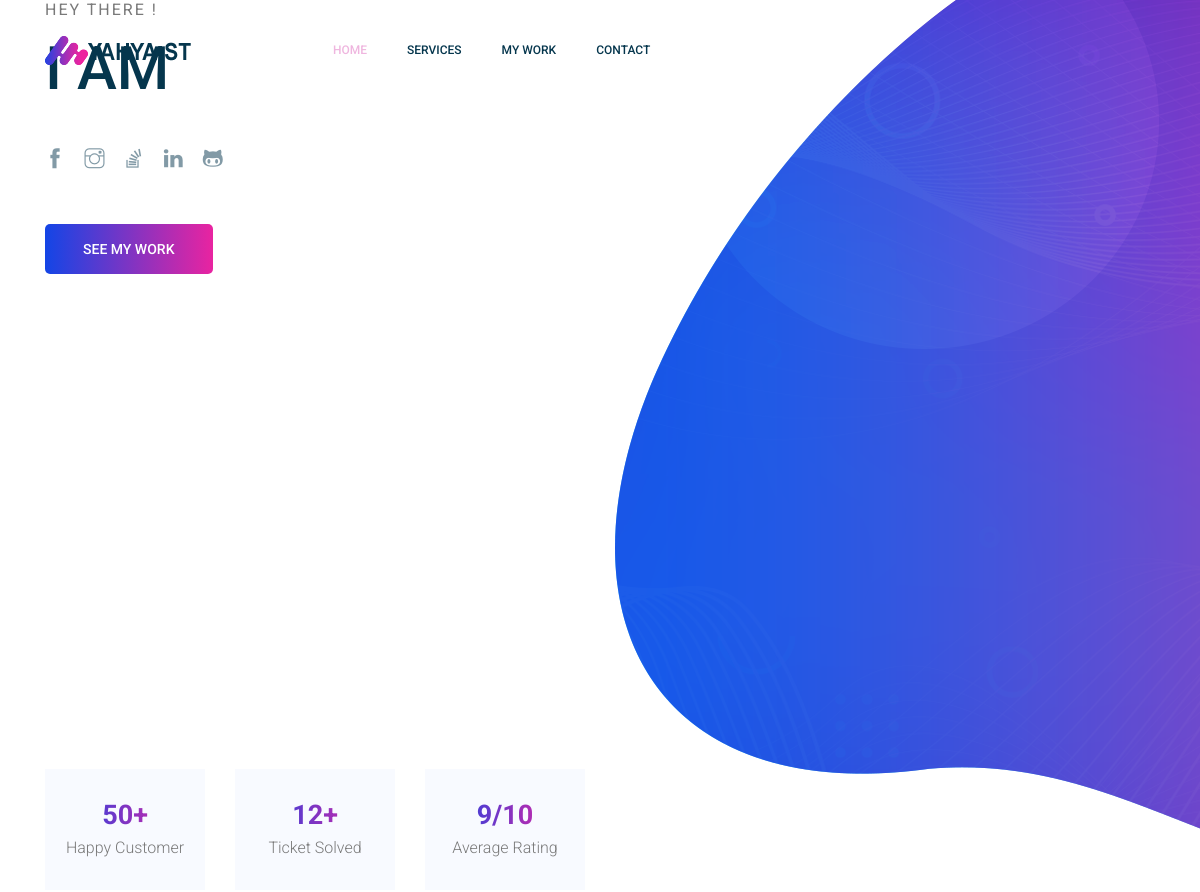
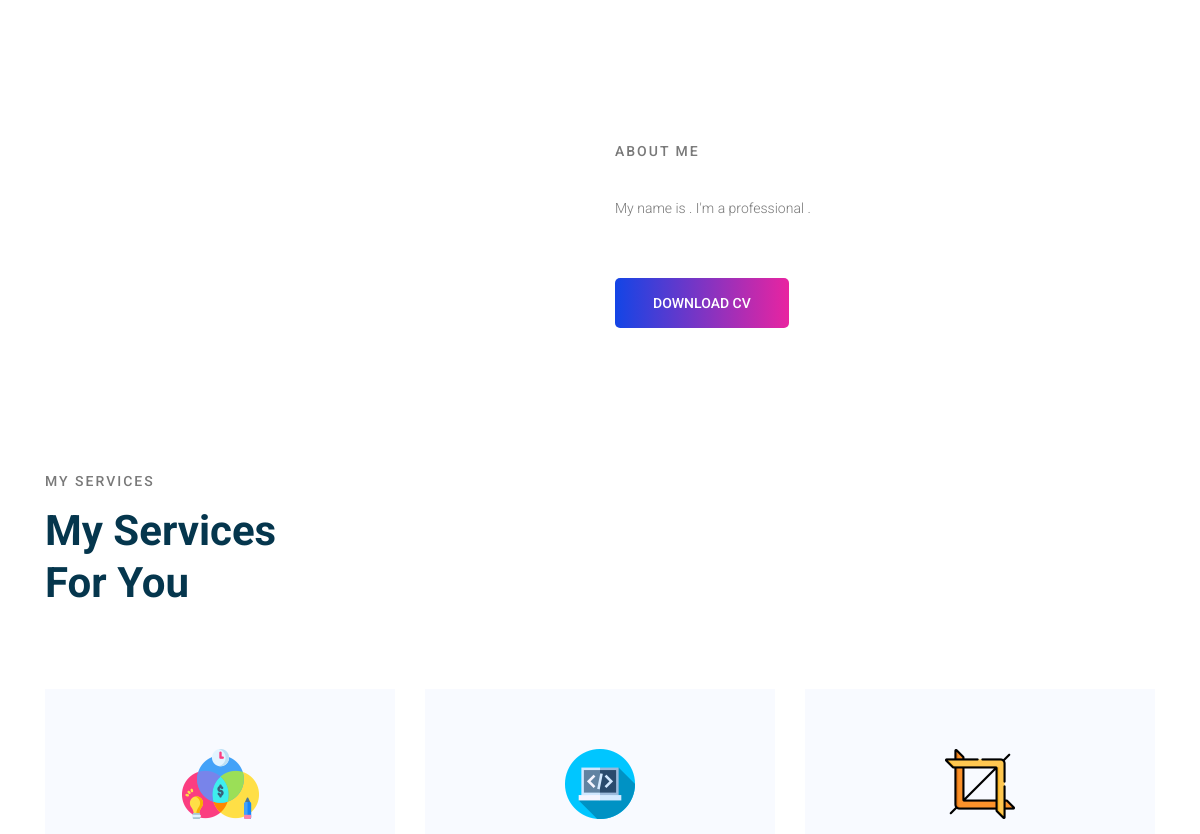
Before: / (upper part) with the older database file (2 pictures, top to bottom).
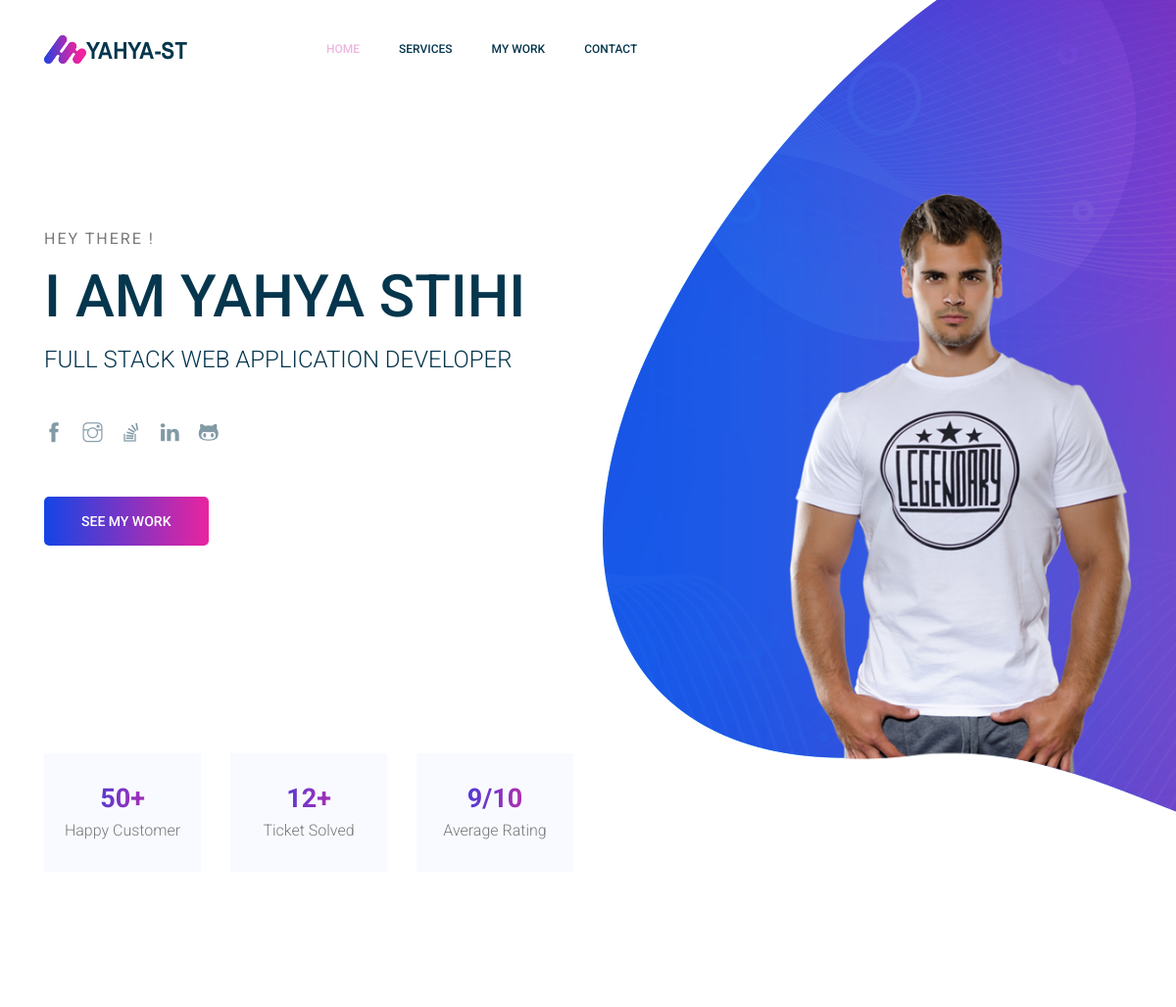
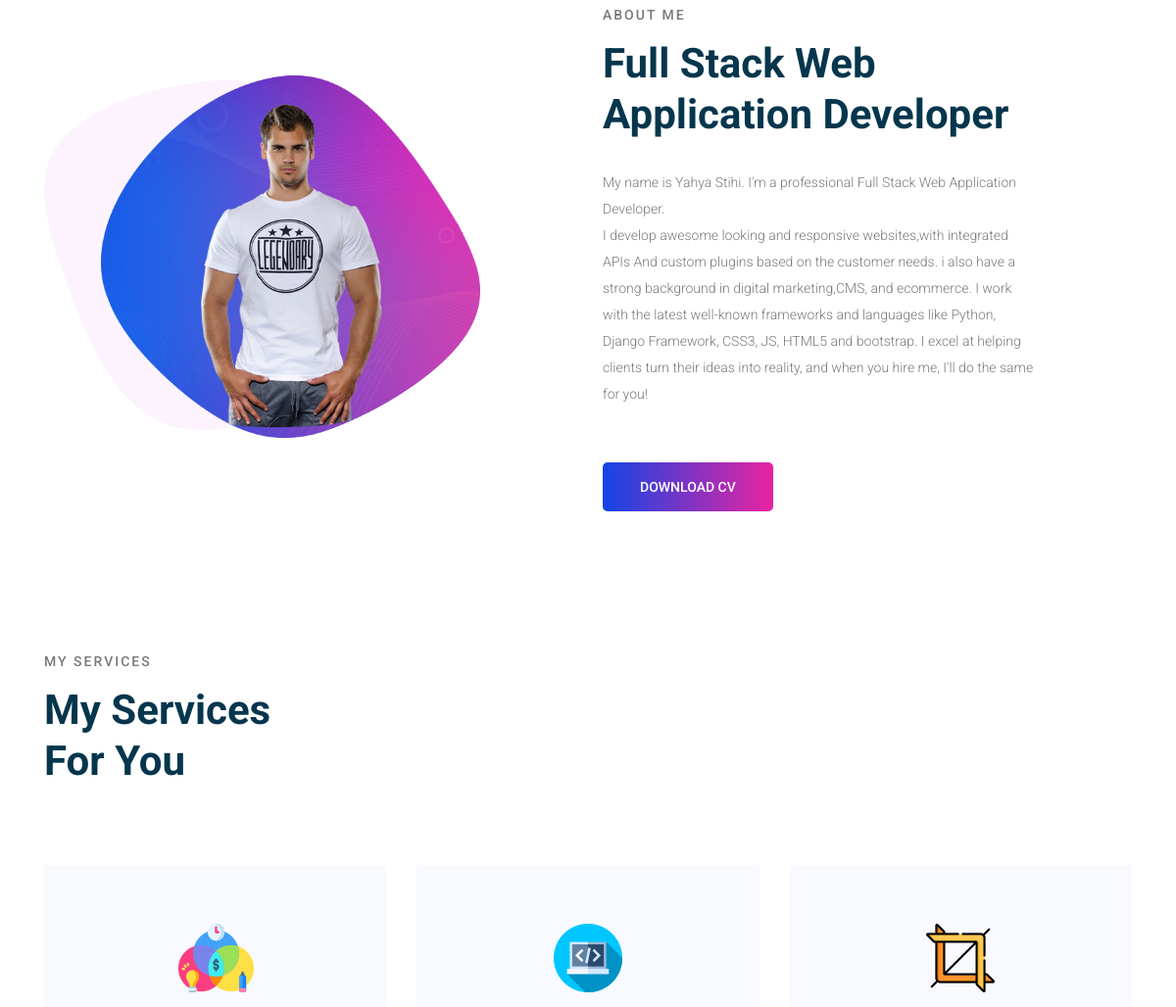
After: the same page with the newer database file (2 pictures, top to bottom).
### core/models.py (models this page shows, shortened)
class Offer(models.Model):
    image = models.ImageField()
    title = models.CharField(max_length=200)
    description = models.TextField()
    url = models.CharField(max_length=900)

class Info(models.Model):
    name = models.CharField(max_length=200)
    job = models.CharField(max_length=200)
    about = models.TextField()
    image = models.ImageField()
    about_image = models.ImageField()

### core/views.py (the view)
# urls.py: path('',views.index,name='index'),
def index(request):
    info = Info.objects.last()
    offers = Offer.objects.all()
    comments = Comment.objects.all()
    context = {
        'offers':offers,
        'comments':comments,
        'info':info
        }
    return render(request,"core/index.html",context)

### core/templates/core/index.html (shortened to what this page needs)
{% load static %}
<!doctype html>
<html lang="en">
<head>
	<link rel="stylesheet" href="{% static '/core/css/bootstrap.css'%}">
	<link rel="stylesheet" href="{% static '/core/vendors/linericon/style.css'%}">
	<link rel="stylesheet" href="{% static '/core/css/themify-icons.css'%}">
	<link rel="stylesheet" href="{% static '/core/vendors/owl-carousel/owl.theme.default.min.css'%}">
	<link rel="stylesheet" href="{% static '/core/vendors/fontawesome/css/all.min.css'%}">
	<link rel="stylesheet" href="{% static '/core/vendors/owl-carousel/owl.carousel.min.css'%}">
	<link rel="stylesheet" href="{% static '/core/vendors/nice-select/css/nice-select.css'%}">
	<link rel="stylesheet" href="{% static '/core/css/magnific-popup.css'%}">
	<link rel="stylesheet" href="{% static '/core/css/preloder.css'%}">
	<link rel="stylesheet" href="{% static '/core/css/style.css'%}">
</head>
<body>
	<header class="header_area">
		<div class="main_menu">
			<nav class="navbar navbar-expand-lg navbar-light">
				<div class="container">
					<a class="navbar-brand logo_h" href="{% url 'index' %}"><img
							src="{% static '/core/img/logo2black.png'%}" alt=""></a>
					<div class="collapse navbar-collapse offset" id="navbarSupportedContent">
						<ul class="nav navbar-nav menu_nav">
							<li class="nav-item active"><a class="nav-link" href="{%url 'index'%}">Home</a></li>
							<li class="nav-item"><a class="nav-link" href="{%url 'services'%}">Services</a></li>
							<li class="nav-item"><a class="nav-link" href="{%url 'work'%}">My Work</a></li>
							<li class="nav-item"><a class="nav-link" href="{%url 'contact'%}">Contact</a></li>
						</ul>
					</div>
				</div>
			</nav>
		</div>
	</header>
	<section class="home_banner_area">
		<div class="banner_inner">
			<div class="container">
				<div class="row align-items-center justify-content-between">
					<div class="col-lg-6">
						<div class="banner_content">
							<h3>Hey There !</h3>
							<h1 class="text-uppercase">I am {{info.name}}</h1>
							<h5 class="text-uppercase">{{info.job}}</h5>
							<div class="social_icons my-5">
								<a href="https://www.facebook.com/zorte.ederra.3?ref=bookmarks"><i
										class="ti-facebook"></i></a>
								<a href="https://www.instagram.com/yahyastihi/"><i class="ti-instagram"></i></a>
								<a href="https://stackoverflow.com/users/13688315/yahyast18"><i
										class="ti-stack-overflow"></i></a>
								<a href="https://www.linkedin.com/in/yahya-stihi-1885861a9"><i
										class="ti-linkedin"></i></a>
								<a href="https://github.com/YahyaStihi18"><i class="ti-github"></i></a>
							</div>
							<a class="primary_btn" href="{% url 'work' %}"><span>See My Work</span></a>
						</div>
					</div>
					<div class="col-lg-4">
						<div class="home_right_img">
							<img class="img-fluid" src="{{info.image.url}}" alt="">
						</div>
					</div>
				</div>
			</div>
		</div>
	</section>
	<section class="statistics_area">
		<div class="container">
			<div class="row justify-content-lg-start justify-content-center">
				<div class="col-lg-2 col-md-3">
					<div class="statistics_item">
						<h3><span class="counter">50</span>+</h3>
						<p>Happy Customer</p>
					</div>
				</div>
				<div class="col-lg-2 col-md-3">
					<div class="statistics_item">
						<h3><span class="counter">12</span>+</h3>
						<p>Ticket Solved</p>
					</div>
				</div>
				<div class="col-lg-2 col-md-3">
					<div class="statistics_item">
						<h3><span class="counter">9</span>/10</h3>
						<p>Average Rating</p>
					</div>
				</div>
			</div>
		</div>
	</section>
	<section class="about_area section_gap">
		<div class="container">
			<div class="row justify-content-start align-items-center">
				<div class="col-lg-5">
					<div class="about_img">
						<img class="" src="{{info.about_image.url}}" alt="">
					</div>
				</div>
				<div class="offset-lg-1 col-lg-5">
					<div class="main_title text-left">
						<p class="top_text">About me </p>
						<h2>
							{{info.job}}
						</h2>
						<p>
							My name is {{info.name}}. I'm a professional {{info.job}}.<br>
							{{info.about}}
						</p>
						<a class="primary_btn" href="{% static '/core/img/cert/rasume.pdf'%}"><span>Download CV</span></a>
					</div>
				</div>
			</div>
		</div>
	</section>
	<section class="services_area">
		<div class="container">
			<div class="row">
				<div class="col-lg-12">
					<div class="main_title">
						<p class="top_text">My Services</p>
						<h2>My Services<br>
							For You </h2>
					</div>
				</div>
			</div>
			<div class="row">
				{% for offer in offers %}
				<div class="col-lg-4 col-md-6 mb-4 mb-lg-0">
					<div class="service_item">
						<img src="{{offer.image.url}}" alt="">
					</div>
				</div>
				{% endfor %}
			</div>
		</div>
	</section>
<br><br>
</body>
</html>

### static/core/css/style.css (style rules this page uses)
body { font-size:14px;line-height:27px;font-weight:300;font-family:"Roboto",sans-serif;color:#797979 }
h1,h2,h3,h4,h5,h6 { font-family:"Roboto",sans-serif;font-weight:700;color:#05364d }
ul { list-style-type:none;margin:0;padding:0 }
a { text-decoration:none;transition:all 0.3s ease-in-out }
.section_gap { padding:140px 0 }
.main_title { margin-bottom:80px }
.main_title p.top_text { text-transform:uppercase;letter-spacing:2px;font-weight:500;position:relative;margin-bottom:10px }
.main_title h2 { font-size:42px;font-weight:700;margin-bottom:0px;line-height:52px;text-transform:capitalize }
.gradient-color,.home_banner_area .banner_content .social_icons a:hover,.statistics_item h3 { background:-webkit-linear-gradient(90deg, #1345e6 0%, #ed239f 100%);background:-moz-linear-gradient(90deg, #1345e6 0%, #ed239f 100%);background:-o-linear-gradient(90deg, #1345e6 0%, #ed239f 100%);background:linear-gradient(90deg, #1345e6 0%, #ed239f 100%);-webkit-background-clip:text;-webkit-text-fill-color:transparent }
.primary_btn { display:inline-block;background:linear-gradient(to right, #1345e6 0%, #ed239f 51%, #1345e6 100%);color:#fff;letter-spacing:0px;font-family:"Roboto",sans-serif;font-weight:500;font-size:14px;line-height:50px;padding:0 38px;outline:none !important;text-align:center;cursor:pointer;text-transform:uppercase;border-radius:5px;background-size:200% auto }
.header_area { position:absolute;width:100%;z-index:9999;background:transparent }
.header_area .menu_nav { width:100%;margin-left:140px }
.header_area .navbar-brand { margin-right:0px }
.navbar { background:transparent;padding:0px;border:0px;border-radius:0px;width:100% }
.navbar .nav .nav-item { margin-right:40px }
.navbar .nav .nav-item .nav-link { font:500 14px/100px "Roboto",sans-serif;text-transform:uppercase;color:#05364d;padding:0px;font-size:12px;display:inline-block }
.navbar .nav .nav-item .nav-link:after { display:none }
.navbar .nav .nav-item:hover .nav-link,.navbar .nav .nav-item.active .nav-link { color:#efb6df }
.navbar .nav .nav-item:last-child { margin-right:0px }
.home_banner_area { background:url(../img/banner/home-banner.png) no-repeat top center;background-position:center;background-size:cover;min-height:890px }
.home_banner_area .banner_inner { width:100%;min-height:890px }
.home_banner_area .banner_inner .home_right_img { padding-top:197px }
.home_banner_area .banner_content { text-align:left }
.home_banner_area .banner_content h3 { font-size:16px;font-weight:400;text-transform:uppercase;margin-bottom:20px;letter-spacing:2px;color:#797979 }
.home_banner_area .banner_content h1 { margin-top:20px;font-size:60px;font-weight:500;line-height:60px;margin-bottom:20px }
.home_banner_area .banner_content h5 { font-size:24px;font-weight:300;margin-bottom:0px }
.home_banner_area .banner_content .social_icons a { color:rgba(5,54,77,0.5);font-size:20px;display:inline-block;margin-right:16px;cursor:pointer;-webkit-transition:all 0.4s ease 0s;-moz-transition:all 0.4s ease 0s;-o-transition:all 0.4s ease 0s;transition:all 0.4s ease 0s }
.home_banner_area .banner_content .primary_btn { margin-right:20px }
h1 { font-size:36px }
h2 { font-size:30px }
h3 { font-size:24px }
h5 { font-size:16px }
.statistics_area { position:relative;margin-top:-121px }
.statistics_item { background:#f8faff;text-align:center;padding:30px 15px }
.statistics_item h3 { font-size:27px;margin-bottom:5px }
.statistics_item p { margin-bottom:0px;font-size:16px;line-height:24px }
.about_area { position:relative }
.about_area .main_title { margin-bottom:0px }
.about_area h2 { margin-bottom:30px }
.about_area .primary_btn { margin-top:40px }
.about_area .about_img { position:relative;right:220px }
@media (max-width: 1480px) { .about_area .about_img { right:0 } }
@media (max-width: 1480px) { .about_area .about_img img { max-width:100%;height:auto } }
.services_area { padding-bottom:110px }
.service_item { padding:60px 30px;text-align:center;background:#f8faff;-webkit-transition:all 0.4s ease 0s;-moz-transition:all 0.4s ease 0s;-o-transition:all 0.4s ease 0s;transition:all 0.4s ease 0s }
.service_item img { margin-bottom:45px }

Changed rows visible on the page:
added Info: name "YAHYA STIHI", job "FULL STACK WEB APPLICATION DEVELOPER", image (picture), about_image (picture), job "Full Stack Web Application Developer", name "Yahya Stihi", about "I develop awesome looking and responsive websites,with integrated APIs And custom plugins based on the customer needs. i also have a strong background in digital marketing,CMS, and ecommerce. I work with the latest well-known frameworks and languages like Python, Django Framework, CSS3, JS, HTML5 and bootstrap. I excel at helping clients turn their ideas into reality, and when you hire me, I'll do the same for you!"
